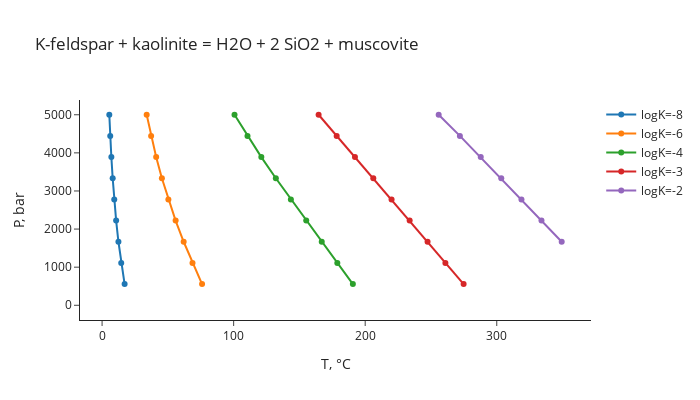

The notebook cell saved with this chart:
### Markdown cell above
Notice too how the number of points in the curve have increased by setting the resolution, `res`, to 20 (`res=10` by default).

Univariate curves for a different reaction are shown in the plot below:

### Code cell
out = univariant_TP(logK=[-8, -6, -4, -3, -2], # desired logK or list of logK values
                    species=["K-feldspar", "kaolinite", "H2O", "SiO2", "muscovite"], # chemical species
                    state=["cr", "cr", "liq", "aq", "cr"], # aq, gas, liq, cr
                    coeff=[-1, -1, 1, 2, 1], # reaction stoichiometry (negative for reactants, positive for products)
                    Trange=[0, 350], # temperature range to check, degrees C
                    Prange=[1, 5000], # pressure range to check, bars
                    width=700, # plot width, in pixels
      )

### Figure 1 — Plotly figure (JSON) as saved in the notebook; plotly's stock layout.template omitted (floating-point values rounded to 4 significant figures)
{"data": [{"hovertemplate": "%{text}<br>T, °C=%{x:.2f}<br>P, bar=%{y:.2f}<extra></extra>", "mode": "markers+lines", "name": "logK=-8", "text": ["logK=-8", "logK=-8", "logK=-8", "logK=-8", "logK=-8", "logK=-8", "logK=-8", "logK=-8", "logK=-8", "logK=-8"], "type": "scatter", "x": [NaN, 17.12, 14.54, 12.42, 10.68, 9.244, 8.047, 7.045, 6.199, 5.481], "y": [1.0, 556.4, 1112.0, 1667.0, 2223.0, 2778.0, 3334.0, 3889.0, 4445.0, 5000.0]}, {"hovertemplate": "%{text}<br>T, °C=%{x:.2f}<br>P, bar=%{y:.2f}<extra></extra>", "mode": "markers+lines", "name": "logK=-6", "text": ["logK=-6", "logK=-6", "logK=-6", "logK=-6", "logK=-6", "logK=-6", "logK=-6", "logK=-6", "logK=-6", "logK=-6"], "type": "scatter", "x": [NaN, 75.99, 68.73, 62.01, 55.89, 50.37, 45.45, 41.1, 37.26, 33.89], "y": [1.0, 556.4, 1112.0, 1667.0, 2223.0, 2778.0, 3334.0, 3889.0, 4445.0, 5000.0]}, {"hovertemplate": "%{text}<br>T, °C=%{x:.2f}<br>P, bar=%{y:.2f}<extra></extra>", "mode": "markers+lines", "name": "logK=-4", "text": ["logK=-4", "logK=-4", "logK=-4", "logK=-4", "logK=-4", "logK=-4", "logK=-4", "logK=-4", "logK=-4", "logK=-4"], "type": "scatter", "x": [NaN, 190.6, 178.8, 167.0, 155.2, 143.5, 132.1, 121.0, 110.5, 100.7], "y": [1.0, 556.4, 1112.0, 1667.0, 2223.0, 2778.0, 3334.0, 3889.0, 4445.0, 5000.0]}, {"hovertemplate": "%{text}<br>T, °C=%{x:.2f}<br>P, bar=%{y:.2f}<extra></extra>", "mode": "markers+lines", "name": "logK=-3", "text": ["logK=-3", "logK=-3", "logK=-3", "logK=-3", "logK=-3", "logK=-3", "logK=-3", "logK=-3", "logK=-3", "logK=-3"], "type": "scatter", "x": [NaN, 274.8, 261.0, 247.4, 233.8, 220.0, 206.1, 192.2, 178.3, 164.6], "y": [1.0, 556.4, 1112.0, 1667.0, 2223.0, 2778.0, 3334.0, 3889.0, 4445.0, 5000.0]}, {"hovertemplate": "%{text}<br>T, °C=%{x:.2f}<br>P, bar=%{y:.2f}<extra></extra>", "mode": "markers+lines", "name": "logK=-2", "text": ["logK=-2", "logK=-2", "logK=-2", "logK=-2", "logK=-2", "logK=-2", "logK=-2", "logK=-2", "logK=-2", "logK=-2"], "type": "scatter", "x": [NaN, NaN, NaN, 349.4, 334.0, 318.8, 303.4, 287.8, 272.0, 255.9], "y": [1.0, 556.4, 1112.0, 1667.0, 2223.0, 2778.0, 3334.0, 3889.0, 4445.0, 5000.0]}], "layout": {"height": 400, "hoverlabel": {"bgcolor": "white"}, "title": {"text": "K-feldspar + kaolinite = H2O + 2 SiO2 + muscovite"}, "width": 700, "xaxis": {"title": {"text": "T, °C"}}, "yaxis": {"title": {"text": "P, bar"}}}}
